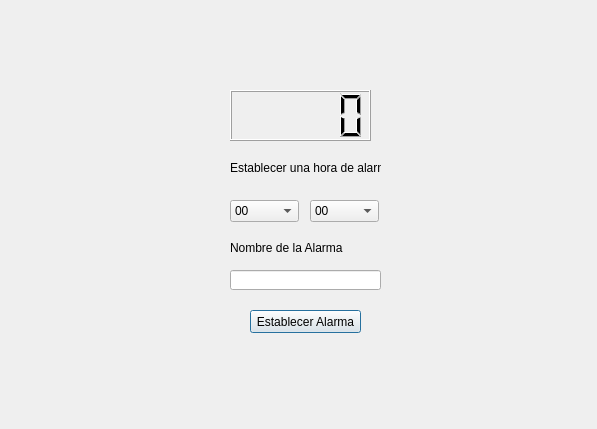
<?xml version="1.0" encoding="UTF-8"?>
<ui version="4.0">
 <class>Dialog</class>
 <widget class="QDialog" name="Dialog">
  <property name="geometry">
   <rect>
    <x>0</x>
    <y>0</y>
    <width>597</width>
    <height>429</height>
   </rect>
  </property>
  <property name="windowTitle">
   <string>Dialog</string>
  </property>
  <widget class="QLCDNumber" name="HoraActual">
   <property name="geometry">
    <rect>
     <x>230</x>
     <y>90</y>
     <width>141</width>
     <height>51</height>
    </rect>
   </property>
  </widget>
  <widget class="QLabel" name="label">
   <property name="geometry">
    <rect>
     <x>230</x>
     <y>160</y>
     <width>151</width>
     <height>16</height>
    </rect>
   </property>
   <property name="text">
    <string>Establecer una hora de alarma</string>
   </property>
  </widget>
  <widget class="QComboBox" name="cbHorasAlarma">
   <property name="geometry">
    <rect>
     <x>230</x>
     <y>200</y>
     <width>69</width>
     <height>22</height>
    </rect>
   </property>
   <item>
    <property name="text">
     <string>00</string>
    </property>
   </item>
   <item>
    <property name="text">
     <string>01</string>
    </property>
   </item>
   <item>
    <property name="text">
     <string>02</string>
    </property>
   </item>
   <item>
    <property name="text">
     <string>03</string>
    </property>
   </item>
   <item>
    <property name="text">
     <string>04</string>
    </property>
   </item>
   <item>
    <property name="text">
     <string>05</string>
    </property>
   </item>
   <item>
    <property name="text">
     <string>06</string>
    </property>
   </item>
   <item>
    <property name="text">
     <string>07</string>
    </property>
   </item>
   <item>
    <property name="text">
     <string>08</string>
    </property>
   </item>
   <item>
    <property name="text">
     <string>09</string>
    </property>
   </item>
   <item>
    <property name="text">
     <string>10</string>
    </property>
   </item>
   <item>
    <property name="text">
     <string>11</string>
    </property>
   </item>
   <item>
    <property name="text">
     <string>12</string>
    </property>
   </item>
   <item>
    <property name="text">
     <string>13</string>
    </property>
   </item>
   <item>
    <property name="text">
     <string>14</string>
    </property>
   </item>
   <item>
    <property name="text">
     <string>15</string>
    </property>
   </item>
   <item>
    <property name="text">
     <string>16</string>
    </property>
   </item>
   <item>
    <property name="text">
     <string>17</string>
    </property>
   </item>
   <item>
    <property name="text">
     <string>18</string>
    </property>
   </item>
   <item>
    <property name="text">
     <string>19</string>
    </property>
   </item>
   <item>
    <property name="text">
     <string>20</string>
    </property>
   </item>
   <item>
    <property name="text">
     <string>21</string>
    </property>
   </item>
   <item>
    <property name="text">
     <string>22</string>
    </property>
   </item>
   <item>
    <property name="text">
     <string>23</string>
    </property>
   </item>
  </widget>
  <widget class="QComboBox" name="cbMinutosAlarma_2">
   <property name="geometry">
    <rect>
     <x>310</x>
     <y>200</y>
     <width>69</width>
     <height>22</height>
    </rect>
   </property>
   <item>
    <property name="text">
     <string>00</string>
    </property>
   </item>
   <item>
    <property name="text">
     <string>01</string>
    </property>
   </item>
   <item>
    <property name="text">
     <string>02</string>
    </property>
   </item>
   <item>
    <property name="text">
     <string>03</string>
    </property>
   </item>
   <item>
    <property name="text">
     <string>04</string>
    </property>
   </item>
   <item>
    <property name="text">
     <string>05</string>
    </property>
   </item>
   <item>
    <property name="text">
     <string>06</string>
    </property>
   </item>
   <item>
    <property name="text">
     <string>07</string>
    </property>
   </item>
   <item>
    <property name="text">
     <string>08</string>
    </property>
   </item>
   <item>
    <property name="text">
     <string>09</string>
    </property>
   </item>
   <item>
    <property name="text">
     <string>10</string>
    </property>
   </item>
   <item>
    <property name="text">
     <string>11</string>
    </property>
   </item>
   <item>
    <property name="text">
     <string>12</string>
    </property>
   </item>
   <item>
    <property name="text">
     <string>13</string>
    </property>
   </item>
   <item>
    <property name="text">
     <string>14</string>
    </property>
   </item>
   <item>
    <property name="text">
     <string>15</string>
    </property>
   </item>
   <item>
    <property name="text">
     <string>16</string>
    </property>
   </item>
   <item>
    <property name="text">
     <string>17</string>
    </property>
   </item>
   <item>
    <property name="text">
     <string>18</string>
    </property>
   </item>
   <item>
    <property name="text">
     <string>19</string>
    </property>
   </item>
   <item>
    <property name="text">
     <string>20</string>
    </property>
   </item>
   <item>
    <property name="text">
     <string>21</string>
    </property>
   </item>
   <item>
    <property name="text">
     <string>22</string>
    </property>
   </item>
   <item>
    <property name="text">
     <string>23</string>
    </property>
   </item>
   <item>
    <property name="text">
     <string>24</string>
    </property>
   </item>
   <item>
    <property name="text">
     <string>25</string>
    </property>
   </item>
   <item>
    <property name="text">
     <string>26</string>
    </property>
   </item>
   <item>
    <property name="text">
     <string>27</string>
    </property>
   </item>
   <item>
    <property name="text">
     <string>28</string>
    </property>
   </item>
   <item>
    <property name="text">
     <string>29</string>
    </property>
   </item>
   <item>
    <property name="text">
     <string>30</string>
    </property>
   </item>
   <item>
    <property name="text">
     <string>31</string>
    </property>
   </item>
   <item>
    <property name="text">
     <string>32</string>
    </property>
   </item>
   <item>
    <property name="text">
     <string>33</string>
    </property>
   </item>
   <item>
    <property name="text">
     <string>34</string>
    </property>
   </item>
   <item>
    <property name="text">
     <string>35</string>
    </property>
   </item>
   <item>
    <property name="text">
     <string>36</string>
    </property>
   </item>
   <item>
    <property name="text">
     <string>37</string>
    </property>
   </item>
   <item>
    <property name="text">
     <string>38</string>
    </property>
   </item>
   <item>
    <property name="text">
     <string>39</string>
    </property>
   </item>
   <item>
    <property name="text">
     <string>40</string>
    </property>
   </item>
   <item>
    <property name="text">
     <string>41</string>
    </property>
   </item>
   <item>
    <property name="text">
     <string>42</string>
    </property>
   </item>
   <item>
    <property name="text">
     <string>43</string>
    </property>
   </item>
   <item>
    <property name="text">
     <string>44</string>
    </property>
   </item>
   <item>
    <property name="text">
     <string>45</string>
    </property>
   </item>
   <item>
    <property name="text">
     <string>46</string>
    </property>
   </item>
   <item>
    <property name="text">
     <string>47</string>
    </property>
   </item>
   <item>
    <property name="text">
     <string>48</string>
    </property>
   </item>
   <item>
    <property name="text">
     <string>49</string>
    </property>
   </item>
   <item>
    <property name="text">
     <string>50</string>
    </property>
   </item>
   <item>
    <property name="text">
     <string>51</string>
    </property>
   </item>
   <item>
    <property name="text">
     <string>52</string>
    </property>
   </item>
   <item>
    <property name="text">
     <string>53</string>
    </property>
   </item>
   <item>
    <property name="text">
     <string>54</string>
    </property>
   </item>
   <item>
    <property name="text">
     <string>55</string>
    </property>
   </item>
   <item>
    <property name="text">
     <string>56</string>
    </property>
   </item>
   <item>
    <property name="text">
     <string>57</string>
    </property>
   </item>
   <item>
    <property name="text">
     <string>58</string>
    </property>
   </item>
   <item>
    <property name="text">
     <string>59</string>
    </property>
   </item>
  </widget>
  <widget class="QLabel" name="label_2">
   <property name="geometry">
    <rect>
     <x>230</x>
     <y>240</y>
     <width>151</width>
     <height>16</height>
    </rect>
   </property>
   <property name="text">
    <string>Nombre de la Alarma</string>
   </property>
  </widget>
  <widget class="QPushButton" name="pushButton">
   <property name="geometry">
    <rect>
     <x>250</x>
     <y>310</y>
     <width>111</width>
     <height>23</height>
    </rect>
   </property>
   <property name="text">
    <string>Establecer Alarma</string>
   </property>
  </widget>
  <widget class="QLineEdit" name="lineEdit">
   <property name="geometry">
    <rect>
     <x>230</x>
     <y>270</y>
     <width>151</width>
     <height>20</height>
    </rect>
   </property>
  </widget>
 </widget>
 <resources/>
 <connections/>
</ui>
